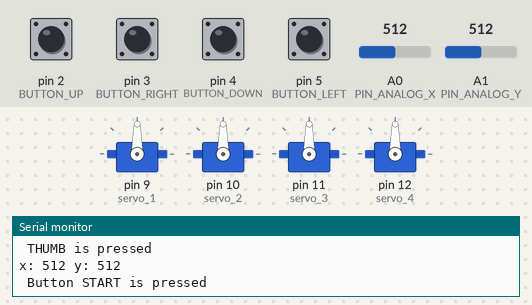
This sketch was run on a simulated Arduino Uno, built with avr-gcc and run on an emulated ATmega328P. On the bench: 4 × servo, the last lines printed to the serial monitor. The test bench sets the inputs (shaded band); at power-on: pin 2 (BUTTON_UP), pin 3 (BUTTON_RIGHT), pin 4 (BUTTON_DOWN), pin 5 (BUTTON_LEFT) HIGH, A0 (PIN_ANALOG_X) = 512, A1 (PIN_ANALOG_Y) = 512.

Above: at 1.2 s.
1.3 s: pin 2 (BUTTON_UP) pulled LOW for 1 s
At 2.5 s:
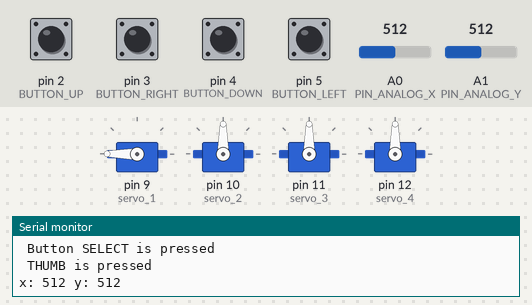
3.8 s: pin 4 (BUTTON_DOWN) pulled LOW for 0.15 s
At 5.0 s:
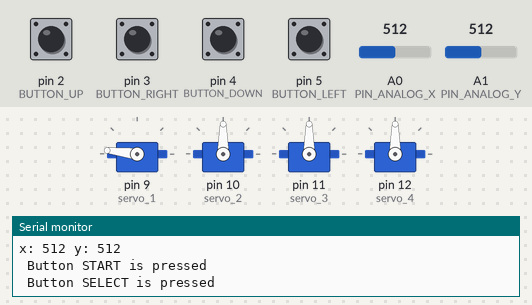
5.4 s: pin 3 (BUTTON_RIGHT) pulled LOW for 0.15 s
At 6.3 s:
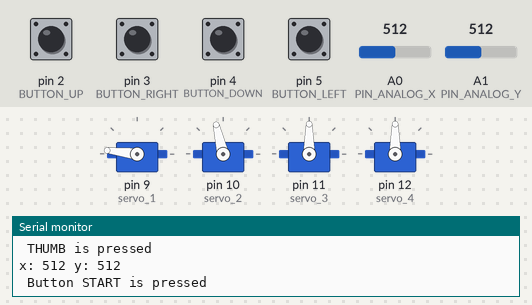
7.0 s: pin 5 (BUTTON_LEFT) pulled LOW for 1 s
At 8.7 s:
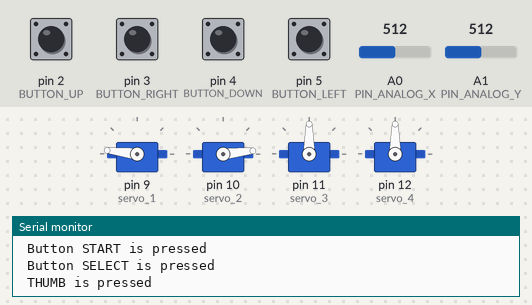
9.5 s: pin 2 (BUTTON_UP) pulled LOW for 0.15 s
At 10.8 s:
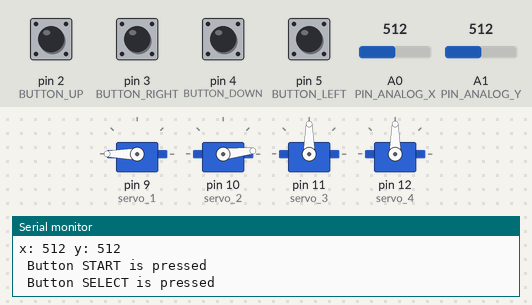
11.1 s: pin 3 (BUTTON_RIGHT) pulled LOW for 1 s
At 11.29 s:
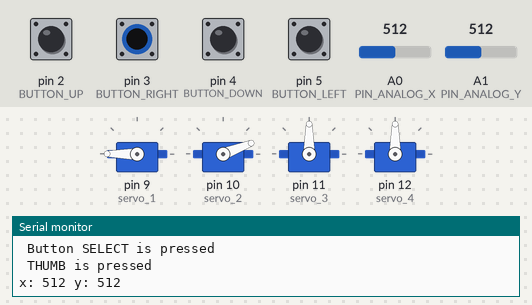
Timing chart, 0 to 14.1 s (numbered marks = the images above; inputs shaded):
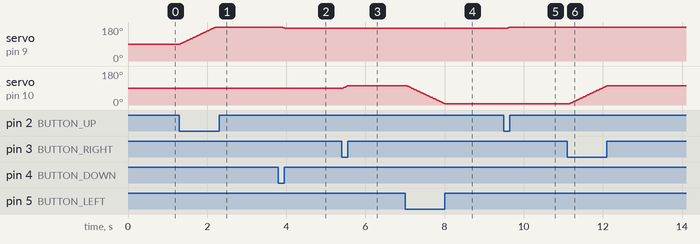

Measured:
- after the input at 1.3 s, servo on pin 9 (servo_1): moves from 90° to 180° over 0.91 s, starting at once
- after the input at 3.8 s, servo on pin 9 (servo_1): 180° → 173° after 0.09 s
- after the input at 5.4 s, servo on pin 10 (servo_2): 90° → 103° at once
- after the input at 7.0 s, servo on pin 10 (servo_2): moves from 103° to 6° over 0.97 s, starting at once
- after the input at 9.5 s, servo on pin 9 (servo_1): 173° → 180° after 0.08 s
- after the input at 11.1 s, servo on pin 10 (servo_2): moves from 6° to 102° over 0.96 s, starting after 0.05 s

The sketch:

sketch_controlAndServo.ino
```cpp
#include <Servo.h> // REWRITE THE FOLLOWING WAY: DEFINE 1 LINE OF CODE THAT EXECUTES THE MOVEMENT OF THE SERVO, THEN DEPENDING ON THE SERVO YOU WANT, IT CHANGES BUT ITS NOT NECESSARY TO REWRITE EVERYTHING AGAIN.
Servo servo_1;
Servo servo_2;
Servo servo_3;
Servo servo_4;

int pos_servo1 = 90;
int pos_servo2 = 90;
int pos_servo3 = 90;
int pos_servo4 = 90;

#define BUTTON_UP 2
#define BUTTON_RIGHT 3
#define BUTTON_DOWN 4
#define BUTTON_LEFT 5
#define BUTTON_E 6
#define BUTTON_F 7
#define BUTTON_K 8
#define PIN_ANALOG_X 0
#define PIN_ANALOG_Y 1
#define DELAY 10

void setup() {
  servo_1.attach(9);
  servo_2.attach(10);
  servo_3.attach(11);
  servo_4.attach(12);

  Serial.begin(9600);

  pinMode(BUTTON_UP, INPUT);
  digitalWrite(BUTTON_UP, HIGH);
  pinMode(BUTTON_RIGHT, INPUT);
  digitalWrite(BUTTON_RIGHT, HIGH);
  pinMode(BUTTON_DOWN, INPUT);
  digitalWrite(BUTTON_DOWN, HIGH);
  pinMode(BUTTON_LEFT, INPUT);
  digitalWrite(BUTTON_LEFT, HIGH);
  pinMode(BUTTON_E, INPUT);
  digitalWrite(BUTTON_E, HIGH);
  pinMode(BUTTON_F, INPUT);
  digitalWrite(BUTTON_F, HIGH);
  pinMode(BUTTON_K, INPUT);
  digitalWrite(BUTTON_K, HIGH);
}

void loop() {
  Serial.print("x: "); Serial.print(analogRead(PIN_ANALOG_X));
  Serial.print(" y: "); Serial.println(analogRead(PIN_ANALOG_Y));
  servo_1.write(pos_servo1);
  servo_2.write(pos_servo2);
  servo_3.write(pos_servo3);
  servo_4.write(pos_servo4);

  while (digitalRead(BUTTON_UP) == LOW) {
    //Serial.println(" Button UP is pressed");
    delay(DELAY);
    if (pos_servo1 >= 180) {
      Serial.println("LIMIT REACHED!");
      delay(5);
    }
    else {
      pos_servo1 += 1;
      servo_1.write(pos_servo1);
    }
  }

  while (digitalRead(BUTTON_RIGHT) == LOW) {
    //Serial.println(" Button RIGHT is pressed");
    delay(DELAY);
    if (pos_servo2 >= 180) {
      Serial.println("LIMIT REACHED!");
      delay(5);
    }
    else {
      pos_servo2 += 1;
      servo_2.write(pos_servo2);
    }
  }

  while (digitalRead(BUTTON_DOWN) == LOW) {
    //Serial.println(" Button DOWN is pressed");
    delay(DELAY);
    if (pos_servo1 <= 0) {
      Serial.println("LIMIT REACHED!");
      delay(5);
    }
    else {
      pos_servo1 -= 1;
      servo_1.write(pos_servo1);
    }
  }

  while (digitalRead(BUTTON_LEFT) == LOW) {
    //Serial.println(" Button LEFT is pressed");
    delay(DELAY);
    if (pos_servo2 <= 0) {
      Serial.println("LIMIT REACHED!");
      delay(5);
    }
    else {
      pos_servo2 -= 1;
      servo_2.write(pos_servo2);
    }
  }

  // while() // I want to make this portion in the future proportional to the speed of the servo (EXAMPLE: Moving a little the joystick will only move slowly the Servo)

  //while (digitalRead(BUTTON_E) == LOW) { // use in the future for pause button
    Serial.println(" Button START is pressed");
    delay(DELAY);
  //}

  //while (digitalRead(BUTTON_F) == LOW) {
    Serial.println(" Button SELECT is pressed");
    delay(DELAY);
  //}

  //while (digitalRead(BUTTON_K) == LOW) {
    Serial.println(" THUMB is pressed");
    delay(DELAY);
  //}
}
```
